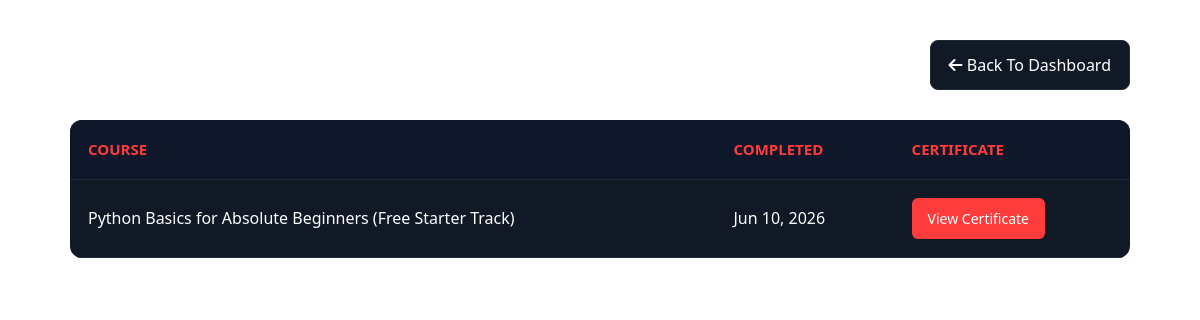
Before: /courses/my-certificates/ (signed in) with the older database file.
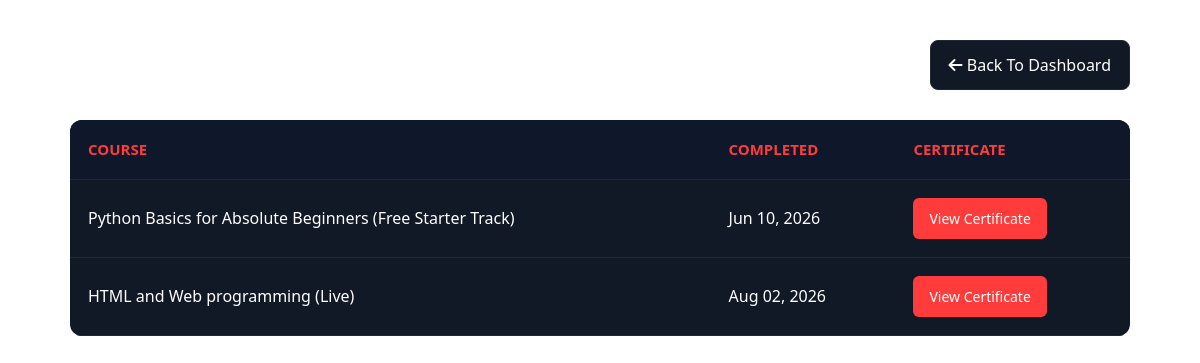
After: the same page with the newer database file.
### courses/models.py (models this page shows, shortened)
class CompletedCourse(models.Model):
    user = models.ForeignKey(User, on_delete=models.CASCADE)
    course = models.ForeignKey(Course, on_delete=models.CASCADE)
    completed_at = models.DateTimeField(auto_now_add=True)
    class Meta:
        unique_together = ["user", "course"]

class Course(models.Model):
    COURSE_TYPE = (
        ("recorded", "Recorded"),
        ("live", "Live"),
    )
    PAYMENT_TYPE = (
        ('transfer', 'transfer'),
        ('mastercard',  'Mastercard')
    )
    title = models.CharField(max_length=200)
    description = models.TextField()
    price = models.DecimalField(max_digits=8, decimal_places=2)
    payment_type = models.CharField(max_length=10, choices=PAYMENT_TYPE, default="transfer")
    course_type = models.CharField(
        max_length=10,
        choices=COURSE_TYPE,
        default="recorded"
    )
    discount_active = models.BooleanField(default=False)
    discount_percentage = models.PositiveIntegerField(
        default=0
    )
    first_200_discount = models.DecimalField(
        max_digits=5,
        decimal_places=2,
        default=0
    )
    discount_expiry = models.DateTimeField(
        null=True,
        blank=True
    )
    enrollment_open = models.DateTimeField(null=True, blank=True)
    created_at = models.DateTimeField(auto_now_add=True)

### courses/views.py (the view)
@login_required
def my_certificates(request):
    certificates = CompletedCourse.objects.filter(
        user=request.user
    ).select_related("course")
    context = {
        "certificates": certificates
    }
    return render(
        request,
        "courses/certificates/my_certificates.html",
        context
    )

### courses/templates/courses/certificates/my_certificates.html (shortened to what this page needs)
{% extends "base.html" %}
{% block css_files %}
<link rel="stylesheet" href="https://cdnjs.cloudflare.com/ajax/libs/font-awesome/6.5.0/css/all.min.css">
{% endblock %}
{% block content %}
<div class="certificates-container">
    <div class="page-top">
        <h2 class="page-title">
            <i class="fa-solid fa-certificate"></i>
        </h2>
        <a href="{% url 'courses:student_portal' %}" class="back-btn">
            <i class="fa-solid fa-arrow-left"></i>
            Back To Dashboard
        </a>
    </div>
    <div class="table-wrapper">
        <table>
            <thead>
                <tr>
                    <th>Course</th>
                    <th>Completed</th>
                    <th>Certificate</th>
                </tr>
            </thead>
            <tbody>
            {% for cert in certificates %}
                <tr>
                    <td>{{ cert.course.title }}</td>
                    <td>
                        {{ cert.completed_at|date:"M d, Y" }}
                    </td>
                    <td>
                        <a
                        href="{% url 'certificate_view' cert.id %}"
                        class="view-btn"
                        >
                            View Certificate
                        </a>
                    </td>
                </tr>
            {% endfor %}
            </tbody>
        </table>
    </div>
</div>
{% endblock %}

Changed rows visible on the page:
added CompletedCourse: course "HTML and Web programming (Live)", completed_at "Aug 02, 2026"
